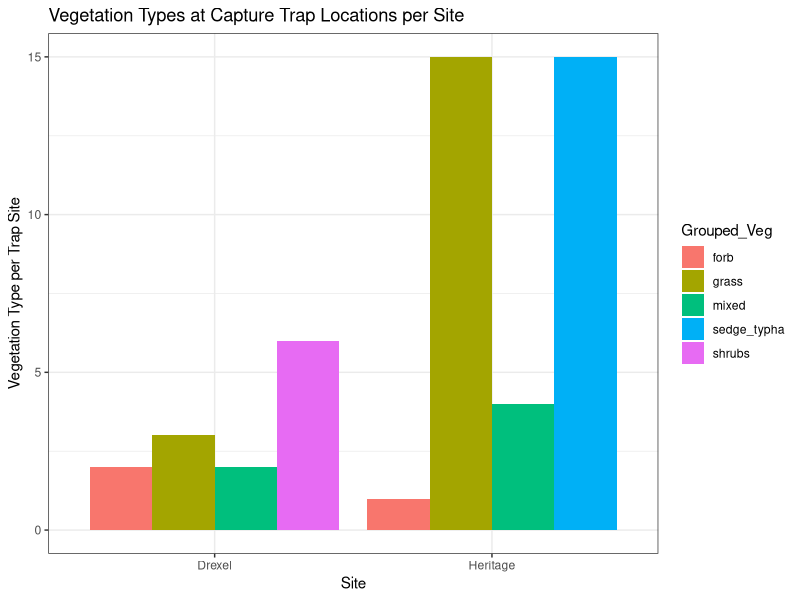

Here is the R script that generated this plot: (Note: this script raises an error after producing the figure.)
# Vegetation Abundances
# March 2023

# Data and Packages
library(tidyverse)

joined_data <- read_csv("data/joined_data.csv")
microsite <- read_csv("data/microsite_raw.csv")

# VEGETATION AT CAPTURE SITES ####

# Calculate Species Richness

vegCat_list_cap <- joined_data %>% 
  distinct(Grouped_Veg)

# create list of species found per site
site_veg_list_cap <- joined_data %>% 
  group_by(Site) %>% 
  distinct(Grouped_Veg) 
# count number of species per site
site_veg_count_cap <- site_veg_list_cap %>% 
  group_by(Site) %>% 
  summarise(n_Grouped_Veg = n())

# Calculate Vegetation Abundance at Capture Sites

veg_abundance_cap <- joined_data %>% 
  group_by(Site,Grouped_Veg) %>% 
  count()

# Plot Abundance at Capture Sites

ggplot(veg_abundance_cap, aes(x = Site, y = n, fill = Grouped_Veg)) +
  geom_bar(stat= 'identity', position='dodge') +
  ylab("Vegetation Type per Trap Site") + ggtitle("Vegetation Types at Capture Trap Locations per Site") +
  theme_bw()


# VEGETATION AT ALL SITES ####

# Calculate Species Richness

vegCat_list <- microsite %>% 
  distinct(Grouped_Veg)

# create list of species found per site
site_veg_list <- microsite %>% 
  group_by(Site) %>% 
  distinct(Grouped_Veg) 
# count number of species per site
site_veg_count <- site_veg_list %>% 
  group_by(Site) %>% 
  summarise(n_Grouped_Veg = n())

# Calculate Vegetation Abundance at ALL Sites

veg_abundance <- microsite %>% 
  group_by(Site,Grouped_Veg) %>% 
  count()

# Plot Abundance at ALL Sites

ggplot(veg_abundance, aes(x = Site, y = n, fill = Grouped_Veg)) +
  geom_bar(stat= 'identity', position='dodge') +
  ylab("Vegetation Type per Trap Location") + ggtitle("Vegetation Types at Trap Locations per Site") +
  theme_bw()


# Shannon Index for All Sites and Capture Sites
veg_abundance %>% 
  group_by(Site) %>% 
  mutate(Site_Total=sum(n),
         Proportion=n/Site_Total,
         lnProp=log(Proportion),
         Prop_x_lnProp = Proportion*lnProp) %>% 
  summarise(ShannonIndex=-sum(Prop_x_lnProp))

veg_abundance_cap %>% 
  group_by(Site) %>% 
  mutate(Site_Total=sum(n),
         Proportion=n/Site_Total,
         lnProp=log(Proportion),
         Prop_x_lnProp = Proportion*lnProp) %>% 
  summarise(ShannonIndex=-sum(Prop_x_lnProp))
